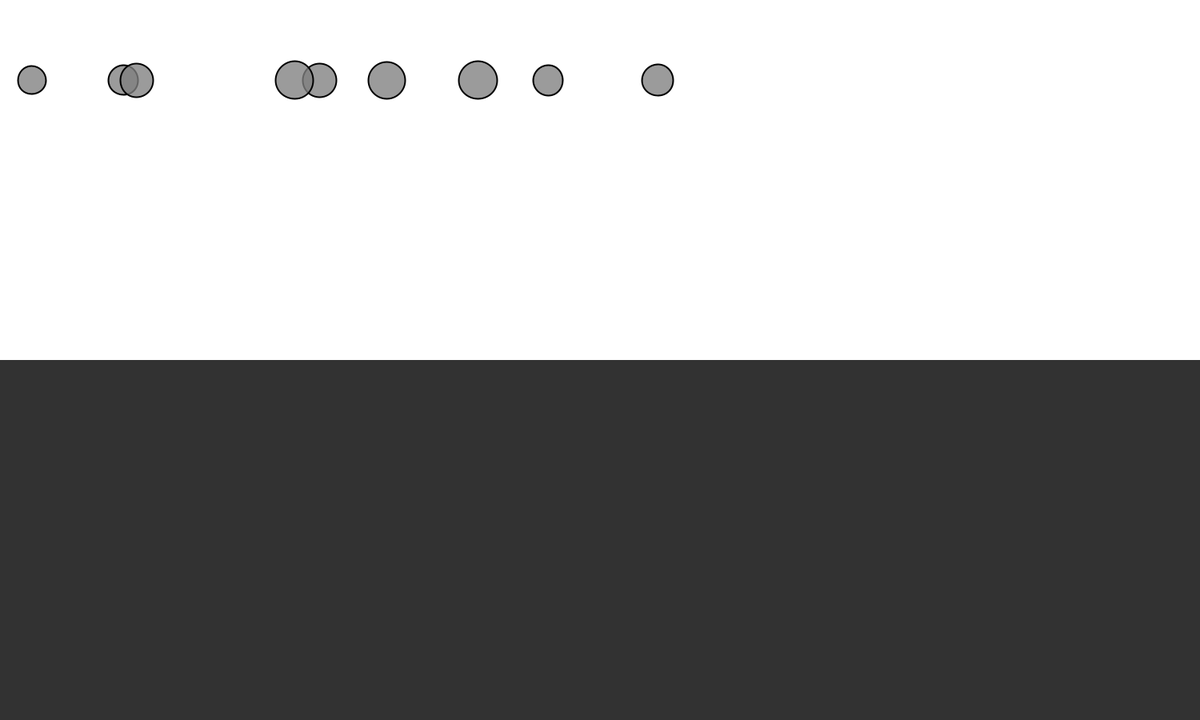
Frame 1 (no input)
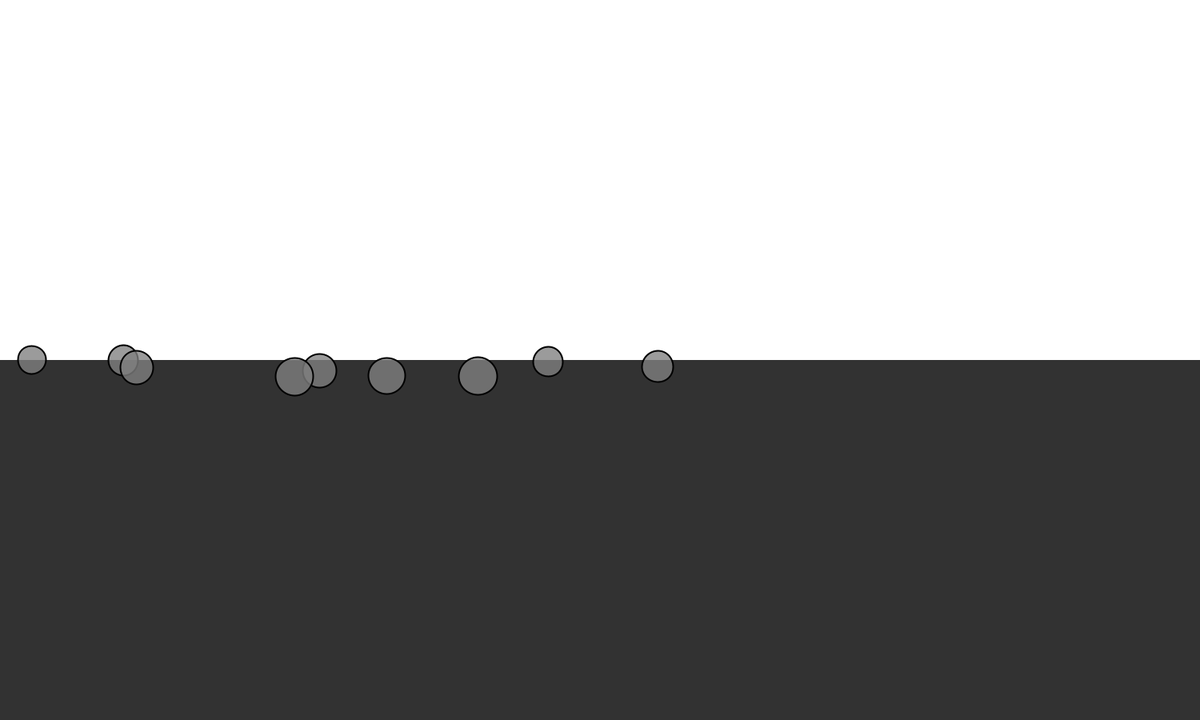
Frame 60 (the mouse pressed at the canvas centre just before this capture)
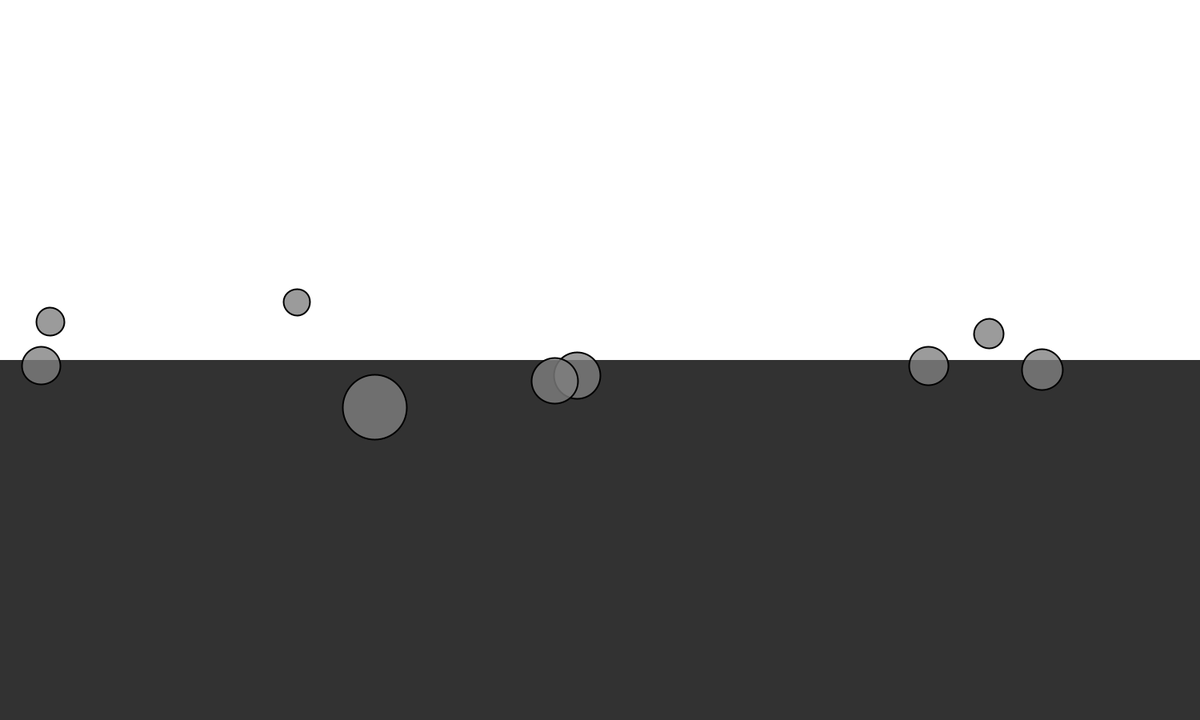
Frame 120 (the mouse held since frame 60 and released just before this capture)

The Processing sketch that drew these frames (run headless with seeded random() and noise(); from frame 60 on, the mouse is pressed at the canvas centre):

// Processing sketch: liquid_ball
// ── liquid_ball.pde
liquid liquid;
move []mover=new move[9];
float x,y;
float m;
PVector liquidF;
void setup()
{
  size(1500,900);
  smooth();
  liquid=new liquid(0,height/2,width,height/2);
  for(int i=0;i<=mover.length-1;i++)
  {
    m=map(random(1),0,1,2,3);
    x=map(random(0,1),0,1,(m*16)/2,1499-(m*16)/2);
    y=100;
    mover[i]=new move(x,y,m);
}
}
void draw()
{
  background(255);
  liquid.show();
  for(int i=0;i<=mover.length-1;i++)
  {
    
    if(liquid.text(mover[i]))
    {
     liquidF= liquid.liquiddrge(mover[i]);
     }
    else
    liquidF=new PVector(0,0);
    mover[i].cont(liquidF);
    mover[i].check();
    mover[i].show();
  }
}
void mousePressed()
{
  for(int i=0;i<=mover.length-1;i++)
  {
    m=map(random(1),0,1,2,6);
    x=map(random(0,1),0,1,(m*16)/2,1499-(m*16)/2);
    y=0;
    mover[i]=new move(x,y,m);
}
}
// ── liquid.pde
class liquid
{
  float wx;
  float hy;
  float w;
  float h;
  PVector liquiddrge;
  float V,C=0.15;
  liquid(float wx_,float hy_,float w_,float h_)
  {
    wx=wx_;
    hy=hy_;
    w=w_;
    h=h_;
  }
  
  void show()
  {
    fill(50);
    noStroke();
    rect(wx,hy,w,h);
  }
  boolean text(move m)
  {
    if(m.location.y>=hy-(m.mass*16)/2&&m.location.y<899-(m.mass*16)/2)
    return true;
    else
    return false;
  }
  
  PVector liquiddrge(move m)
  {
    V=m.speed.mag();
    V=V*V*C;
    liquiddrge=m.speed.get();
    liquiddrge.normalize();
    liquiddrge.mult(V);
    liquiddrge.mult(-1);
    return liquiddrge;
  }
}
// ── move.pde
class move
{
  PVector speed;
  PVector jspeed;
  PVector location;
  float mass;
  PVector gratity;
  move(float x,float y,float m)
  {
   mass=m;
   location=new PVector(x,y);
   speed=new PVector(0,0);
   gratity=new PVector (0,mass*0.1);
   jspeed=new PVector(0,0);
   gratity.mult(mass);
  }
  
  void cont(PVector LF)
  {
    
    jspeed.add(LF);
    jspeed.add(gratity);
    jspeed.div(mass);
    speed.add(jspeed);
    location.add(speed);
  }
  
  void check()
  {
    if(location.y>899-(mass*16)/2)
    {
      location.y=(899-(mass*16)/2);
      speed.y*=-1;
    }
  }
  
  void show()
  {
    stroke(0);
    strokeWeight(2);
    fill(127, 200);
    ellipse(location.x,location.y,mass*16,mass*16);
    jspeed=new PVector(0,0);
  }
}
